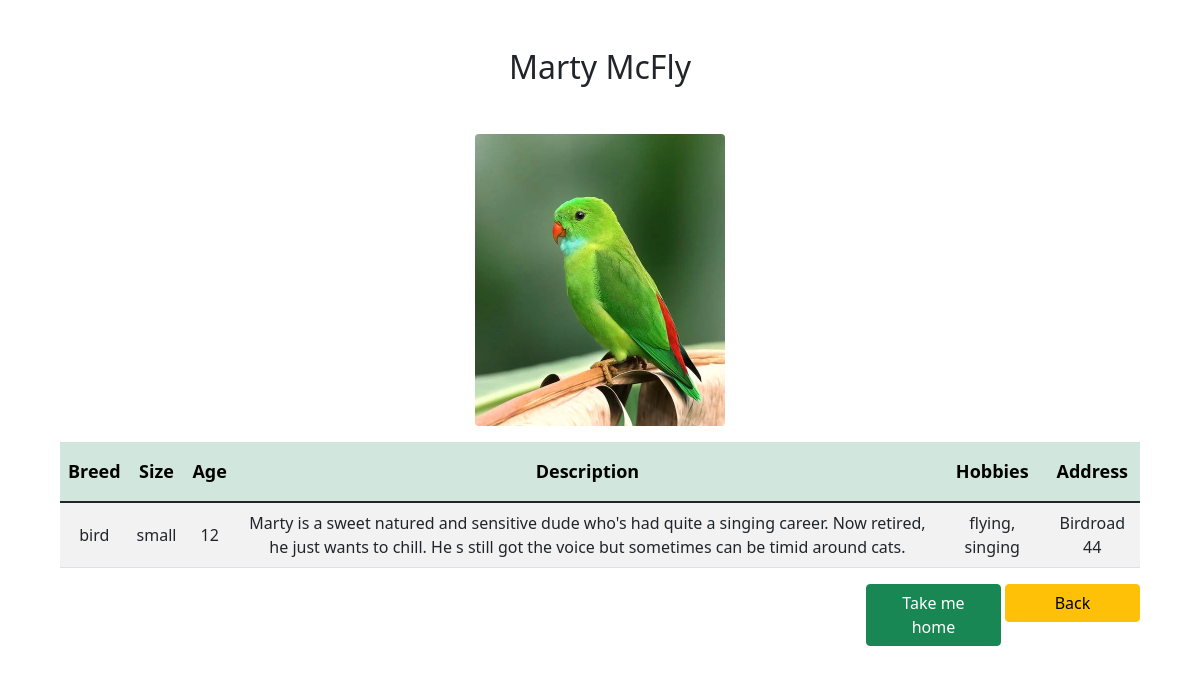
The app's page /details.php?petID=5000002 with its own data.
### tables this page shows
CREATE TABLE `animals` (
  `petID` int(11) NOT NULL,
  `pet_name` varchar(65) NOT NULL,
  `breed` varchar(65) NOT NULL,
  `size` enum('very small','small','medium','large','very large') NOT NULL,
  `age` int(11) NOT NULL,
  `pet_description` varchar(260) NOT NULL,
  `hobbies` varchar(65) NOT NULL,
  `pet_address` varchar(65) NOT NULL,
  `picture` varchar(250) DEFAULT NULL
);

### details.php (the view, shortened to what this page needs)
<?php
require_once 'components/db_connect.php';
if ($_GET['petID']) {
    $id = $_GET['petID'];
    $sql = "SELECT * FROM animals WHERE petID = {$id}";
    $result = mysqli_query($connect, $sql);
    $data = mysqli_fetch_assoc($result);
    if (mysqli_num_rows($result) == 1) {
        $name = $data['pet_name'];
        $breed = $data['breed'];
        $size = $data['size'];
        $age = $data['age'];
        $description = $data['pet_description'];
        $hobbies = $data['hobbies'];
        $address = $data['pet_address'];
        $picture = $data['picture'];
        $tcontent = "<tr>
            <td>" . $breed . "</td>
            <td>" . $size . "</td>
            <td>" . $age . "</td>
            <td>" . $description . "</td>
            <td>" . $hobbies . "</td>
            <td>" . $address . "</td>
            </tr>";
    } else {
        header("location: error.php");
    }
} else {
    header("location: error.php");
}
?>
<!DOCTYPE html>
<html lang="en">
<head>
    <?php require_once 'components/boot.php' ?>
</head>
<body>
    <div class="manageProduct mt-3">
        <p class='h2 text-center mt-5 mb-5'> <?= $name ?> </p>
        <img src="pictures/<?= $picture ?>" class="rounded mx-auto d-block mb-3 " alt="<?= $name ?>" width="250px">
        <table class='table table-striped'>
            <thead class='table-success text-nowrap'>
                <tr>
                    <th style='padding-top: 2vh; padding-bottom: 2vh; font-size: large'>Breed</th>
                    <th style='padding-top: 2vh; padding-bottom: 2vh; font-size: large'>Size</th>
                    <th style='padding-top: 2vh; padding-bottom: 2vh; font-size: large'>Age</th>
                    <th style='padding-top: 2vh; padding-bottom: 2vh; font-size: large'>Description</th>
                    <th style='padding-top: 2vh; padding-bottom: 2vh; font-size: large'>Hobbies</th>
                    <th style='padding-top: 2vh; padding-bottom: 2vh; font-size: large'>Address</th>
                </tr>
            </thead>
            <tbody>
                <?= $tcontent; ?>
            </tbody>
        </table>
        <div class='mb-3 d-flex justify-content-end'>
            <a href="home.php"><button class='btn btn-success custom me-1' type="button">Take me home</button></a>
            <a href="home.php"><button class='btn btn-warning custom' type="button">Back</button></a>
        </div>
    </div>
</body>
</html>

### details.php (style rules this page uses)
.manageProduct { margin: auto; width: 90%; }
td { text-align: center; vertical-align: middle; }
tr { text-align: center; }
.custom { width: 135px; }

### records on screen
animals: pet_name "Marty McFly", picture (picture), breed "bird", size "small", age "12", pet_description "Marty is a sweet natured and sensitive dude who's had quite a singing career. Now retired, he just wants to chill. He s still got the voice but sometimes can be timid around cats.", hobbies "flying, singing", pet_address "Birdroad 44"
